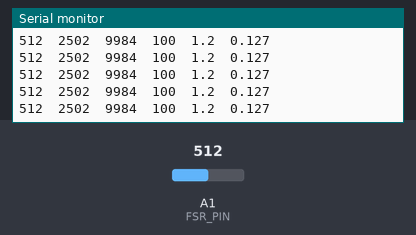
This sketch was run on a simulated Arduino Uno, built with avr-gcc and run on an emulated ATmega328P. Shown: the last lines printed to the serial monitor. The inputs (shaded band) are chosen by the test bench; at power-on: A1 (FSR_PIN) = 512.

Above: at 1.2 s.
1.3 s: A1 (FSR_PIN) set to 3
At 1.54 s:
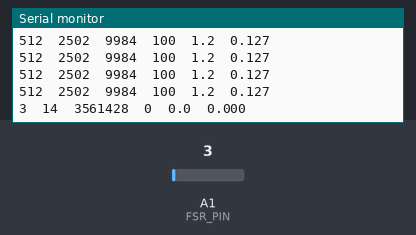
2.8 s: A1 (FSR_PIN) set to 0
At 3.04 s:
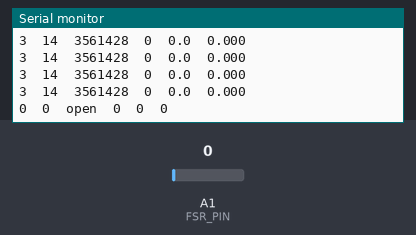

Measured:
- the behaviour switches between 2 and 1 on A1 (FSR_PIN) (found by bisection; images 1 and 2)
- after the input at 1.3 s, the serial monitor: prints a new line after 0.06 s (image 1)
- after the input at 2.8 s, the serial monitor: prints a new line after 0.06 s (image 2)

The sketch:

pressure_sensor.ino
```cpp
/*
  FSR502 / FA502 Pressure-Sensor Tester – analog pin A1
  ----------------------------------------------------
  Wiring (voltage-divider):
        5 V ──> FSR ─┬──> A1 (signal to ADC)
                     └──> 10 kΩ to GND

  Hardware notes
    • Sensor range ≈ 100 g … 10 kg, off-resistance > 2 MΩ.     (datasheet)
    • 10 kΩ gives usable resolution through that span.           (Adafruit app-note)
    • Readings are *trend* values; absolute calibration
      requires your own reference weights.

  Open Serial Monitor at 9600 baud.
*/

constexpr uint8_t  FSR_PIN     = A1;     // analog input
constexpr uint32_t R_PULLDOWN  = 10000;  // 10 kΩ in ohms
constexpr uint16_t VCC_MV      = 5000;   // supply in millivolts

void setup() {
  Serial.begin(9600);
  while (!Serial);        // wait for native USB boards
  Serial.println(F("\nFSR502 / FA502 test (A1)"));
  Serial.println(F("Format: adc  mV  ohms  µmho  N  kg"));
  Serial.println(F("----------------------------------------------------------------"));
}

void loop() {
  int adc = analogRead(FSR_PIN);           // 0-1023
  uint32_t vout = static_cast<uint32_t>(adc) * VCC_MV / 1023;   // mV

  if (adc < 2) {                           // essentially open (>~2 MΩ)
    Serial.println(F("0\t0\topen\t0\t0\t0"));
    delay(250);
    return;
  }

  // FSR resistance from voltage divider formula
  uint32_t r_fsr = (static_cast<uint32_t>(VCC_MV) - vout) * R_PULLDOWN / vout;

  // Conductance in micro-mhos (µɱ) for Adafruit’s piecewise model
  uint32_t conduct = 1000000UL / r_fsr;

  // Empirical force estimate (Adafruit guide)
  float force_N;
  if (conduct <= 1000)
    force_N = conduct / 80.0;          // low-force curve
  else
    force_N = (conduct - 1000) / 30.0; // high-force curve

  float weight_kg = force_N * 0.10197; // 1 N ≈ 0.10197 kg

  Serial.print(adc);         Serial.print('\t');
  Serial.print(vout);        Serial.print('\t');
  Serial.print(r_fsr);       Serial.print('\t');
  Serial.print(conduct);     Serial.print('\t');
  Serial.print(force_N, 1);  Serial.print('\t');
  Serial.println(weight_kg, 3);

  delay(250);
}
```
